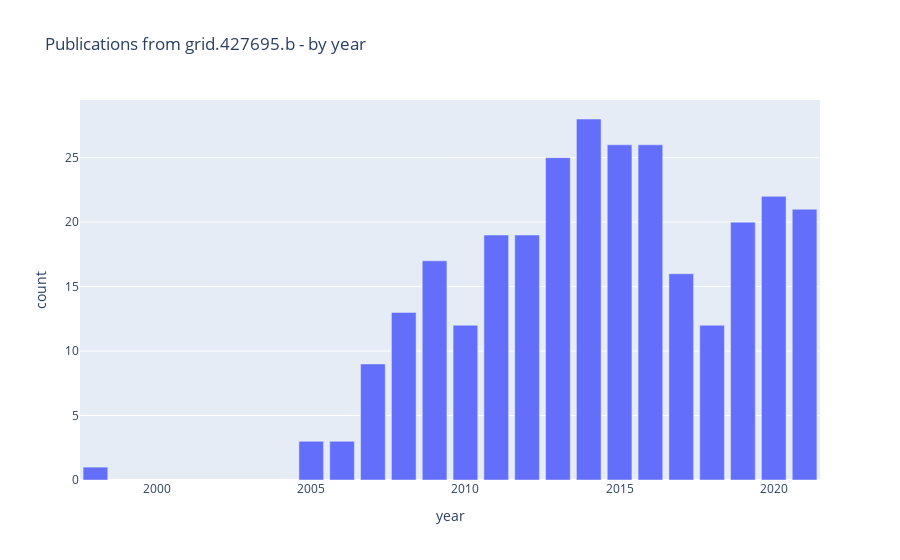

Notebook source saved alongside this figure:
### Code cell
px.bar(df, x="year", y="count",
       title=f"Publications from {GRIDID} - by year")

### Figure 1 — Plotly figure (JSON) as saved in the notebook; plotly's stock layout.template omitted (floating-point values rounded to 4 significant figures)
{"data": [{"alignmentgroup": "True", "hovertemplate": "year=%{x}<br>count=%{y}<extra></extra>", "legendgroup": "", "marker": {"color": "#636efa", "pattern": {"shape": ""}}, "name": "", "offsetgroup": "", "orientation": "v", "showlegend": false, "textposition": "auto", "type": "bar", "x": [2014, 2015, 2016, 2013, 2020, 2021, 2019, 2011, 2012, 2009, 2017, 2008, 2010, 2018, 2007, 2005, 2006, 1998], "xaxis": "x", "y": [28, 26, 26, 25, 22, 21, 20, 19, 19, 17, 16, 13, 12, 12, 9, 3, 3, 1], "yaxis": "y"}], "layout": {"barmode": "relative", "legend": {"tracegroupgap": 0}, "title": {"text": "Publications from grid.427695.b - by year"}, "xaxis": {"anchor": "y", "domain": [0, 1], "title": {"text": "year"}}, "yaxis": {"anchor": "x", "domain": [0, 1], "title": {"text": "count"}}}}
